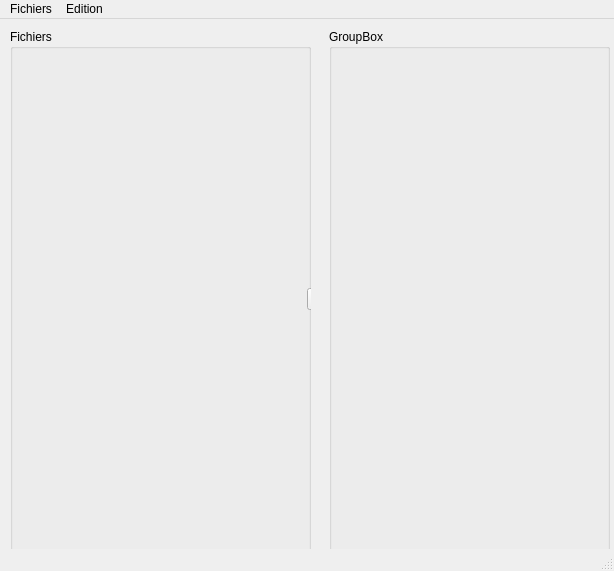
<?xml version="1.0" encoding="UTF-8"?>
<ui version="4.0">
 <class>MainWindow</class>
 <widget class="QMainWindow" name="MainWindow">
  <property name="geometry">
   <rect>
    <x>0</x>
    <y>0</y>
    <width>614</width>
    <height>571</height>
   </rect>
  </property>
  <property name="windowTitle">
   <string>MainWindow</string>
  </property>
  <widget class="QWidget" name="centralwidget">
   <widget class="QGroupBox" name="groupBox_2">
    <property name="geometry">
     <rect>
      <x>329</x>
      <y>10</y>
      <width>281</width>
      <height>531</height>
     </rect>
    </property>
    <property name="title">
     <string>GroupBox</string>
    </property>
    <widget class="QWidget" name="gridLayoutWidget">
     <property name="geometry">
      <rect>
       <x>-1</x>
       <y>19</y>
       <width>502</width>
       <height>592</height>
      </rect>
     </property>
     <layout class="QGridLayout" name="gridLayout">
      <item row="0" column="0">
       <widget class="QLabel" name="label_2">
        <property name="text">
         <string/>
        </property>
        <property name="pixmap">
         <pixmap resource="recources.qrc">:/icons/Copyright</pixmap>
        </property>
       </widget>
      </item>
      <item row="1" column="0">
       <widget class="QPushButton" name="pushButton_2">
        <property name="text">
         <string>PushButton</string>
        </property>
       </widget>
      </item>
      <item row="3" column="0">
       <widget class="QPushButton" name="pushButton_3">
        <property name="text">
         <string>PushButton</string>
        </property>
       </widget>
      </item>
      <item row="2" column="0">
       <widget class="QComboBox" name="comboBox"/>
      </item>
     </layout>
    </widget>
   </widget>
   <widget class="QGroupBox" name="groupBox">
    <property name="geometry">
     <rect>
      <x>10</x>
      <y>10</y>
      <width>301</width>
      <height>531</height>
     </rect>
    </property>
    <property name="title">
     <string>Fichiers</string>
    </property>
    <widget class="QWidget" name="gridLayoutWidget_2">
     <property name="geometry">
      <rect>
       <x>0</x>
       <y>20</y>
       <width>588</width>
       <height>501</height>
      </rect>
     </property>
     <layout class="QGridLayout" name="gridLayout_2">
      <item row="0" column="2">
       <widget class="QPushButton" name="pushButton">
        <property name="text">
         <string>PushButton</string>
        </property>
       </widget>
      </item>
      <item row="0" column="1">
       <widget class="QLabel" name="label">
        <property name="styleSheet">
         <string notr="true">setWidth: 100%</string>
        </property>
        <property name="text">
         <string/>
        </property>
        <property name="pixmap">
         <pixmap resource="recources.qrc">:/icons/AddFile</pixmap>
        </property>
        <property name="scaledContents">
         <bool>false</bool>
        </property>
       </widget>
      </item>
     </layout>
    </widget>
   </widget>
  </widget>
  <widget class="QMenuBar" name="menubar">
   <property name="geometry">
    <rect>
     <x>0</x>
     <y>0</y>
     <width>614</width>
     <height>22</height>
    </rect>
   </property>
   <widget class="QMenu" name="menuCopy">
    <property name="title">
     <string>Fichiers</string>
    </property>
   </widget>
   <widget class="QMenu" name="menuEdition">
    <property name="title">
     <string>Edition</string>
    </property>
   </widget>
   <addaction name="menuCopy"/>
   <addaction name="menuEdition"/>
  </widget>
  <widget class="QStatusBar" name="statusbar"/>
 </widget>
 <resources>
  <include location="recources.qrc"/>
 </resources>
 <connections/>
</ui>
